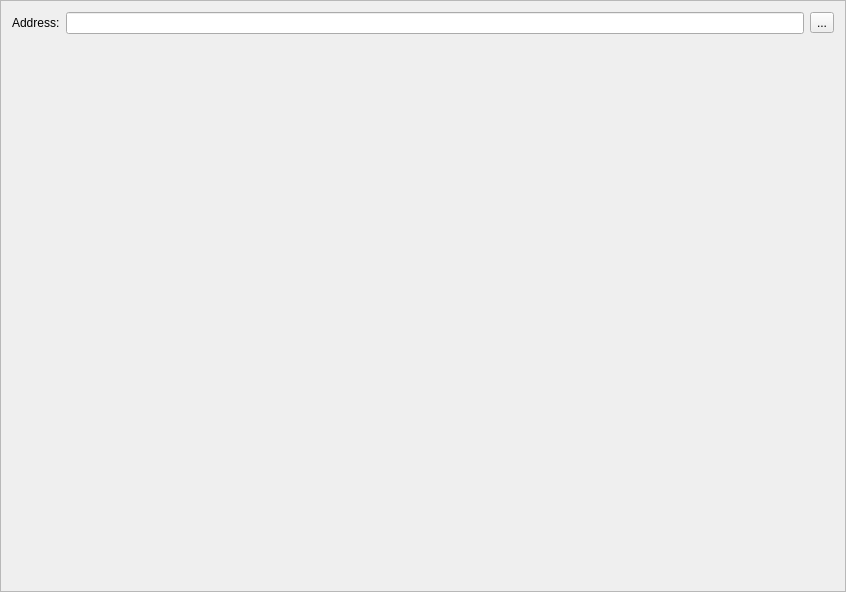
<?xml version="1.0" encoding="UTF-8"?>
<ui version="4.0">
 <class>ReceiveFrame</class>
 <widget class="QFrame" name="ReceiveFrame">
  <property name="geometry">
   <rect>
    <x>0</x>
    <y>0</y>
    <width>846</width>
    <height>592</height>
   </rect>
  </property>
  <property name="windowTitle">
   <string>Frame</string>
  </property>
  <property name="frameShape">
   <enum>QFrame::StyledPanel</enum>
  </property>
  <property name="frameShadow">
   <enum>QFrame::Raised</enum>
  </property>
  <layout class="QVBoxLayout" name="verticalLayout">
   <item>
    <layout class="QHBoxLayout" name="horizontalLayout">
     <item>
      <widget class="QLabel" name="label">
       <property name="text">
        <string>Address:</string>
       </property>
      </widget>
     </item>
     <item>
      <widget class="QLineEdit" name="m_addressEdit">
       <property name="readOnly">
        <bool>true</bool>
       </property>
      </widget>
     </item>
     <item>
      <widget class="QToolButton" name="m_copyButton">
       <property name="text">
        <string>...</string>
       </property>
       <property name="icon">
        <iconset resource="../../resources.qrc">
         <normaloff>:/icons/copy</normaloff>:/icons/copy</iconset>
       </property>
      </widget>
     </item>
    </layout>
   </item>
   <item>
    <spacer name="verticalSpacer">
     <property name="orientation">
      <enum>Qt::Vertical</enum>
     </property>
     <property name="sizeHint" stdset="0">
      <size>
       <width>20</width>
       <height>40</height>
      </size>
     </property>
    </spacer>
   </item>
  </layout>
 </widget>
 <resources>
  <include location="../../resources.qrc"/>
 </resources>
 <connections>
  <connection>
   <sender>m_copyButton</sender>
   <signal>clicked()</signal>
   <receiver>ReceiveFrame</receiver>
   <slot>copyAddress()</slot>
   <hints>
    <hint type="sourcelabel">
     <x>818</x>
     <y>26</y>
    </hint>
    <hint type="destinationlabel">
     <x>422</x>
     <y>295</y>
    </hint>
   </hints>
  </connection>
 </connections>
 <slots>
  <slot>copyAddress()</slot>
 </slots>
</ui>
